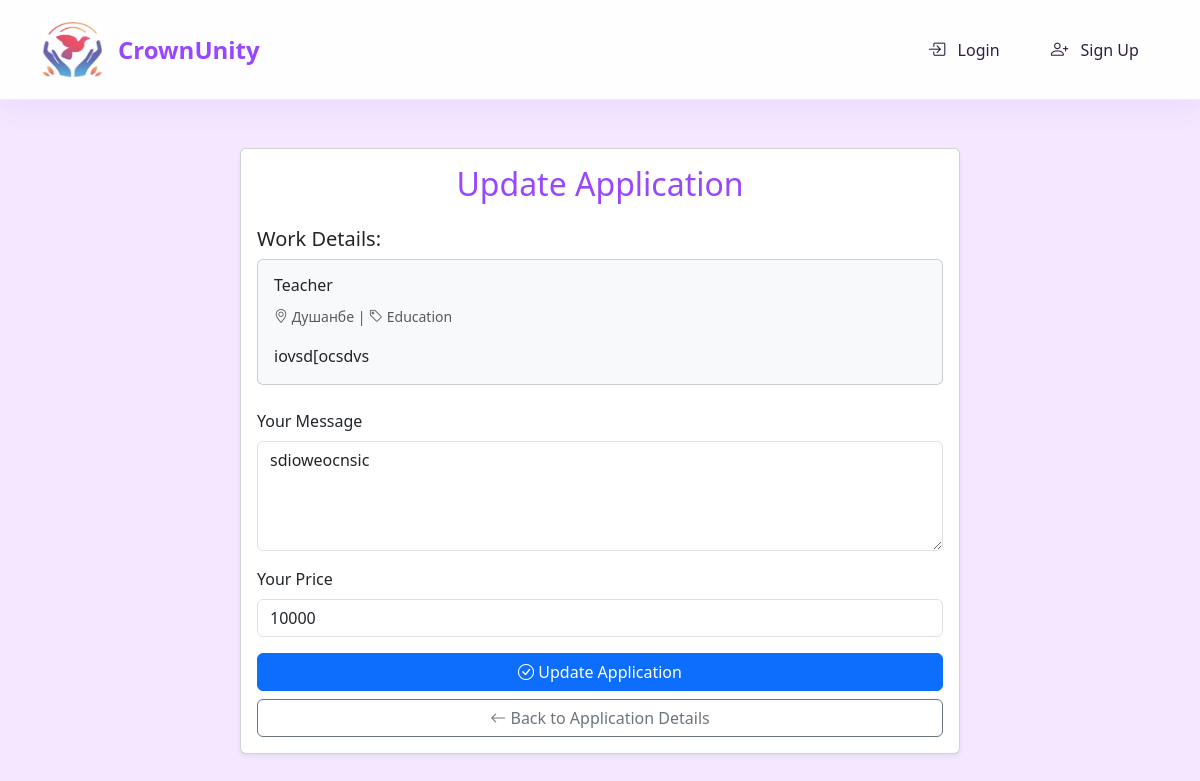
Page /application_update/1/ on the committed database.
### gender/models.py (models this page shows, shortened)
class Application(models.Model):
    work = models.ForeignKey(Work, on_delete=models.CASCADE)
    user = models.ForeignKey(User, on_delete=models.CASCADE)
    message = models.TextField()
    price = models.IntegerField()
    duration = models.CharField(max_length=50)
    STATUS = (
        ("HIRED", "hired"),
        ("REJECTED", "rejected"),
        ("IN PROCESS", "in process")
    )
    status = models.CharField(choices=STATUS, max_length=50)
    created_on = models.DateTimeField(auto_now=True)

class Work(models.Model):
    title = models.CharField(max_length=100)
    description = models.TextField()
    category = models.ForeignKey(Category, on_delete=models.CASCADE)
    image = models.ImageField(upload_to="static/images/work", null=True, blank=True)
    video = models.FileField(upload_to="static/videos/work", max_length=255, null=True, blank=True)
    user = models.ForeignKey(User, on_delete=models.CASCADE)
    region = models.ForeignKey(Region, on_delete=models.CASCADE)
    address = models.CharField(max_length=255)
    created_on = models.DateTimeField(auto_now=True)
    is_active = models.BooleanField(default=True)

class Region(models.Model):
    name = models.CharField(max_length=50)
    image = models.ImageField(upload_to="static/images/region", null=True, blank=True)

class Category(models.Model):
    name = models.CharField(max_length=50)
    image = models.ImageField(upload_to="static/images/category", null=True, blank=True)

### gender/views.py (the view)
# urls.py: path("application_update/<int:pk>/", application_update_view, name="application_update"),
def application_update_view(request, pk):
    application = get_object_or_404(Application, pk=pk)
    if request.method == 'POST':
        form = ApplicationForm(request.POST, instance=application)
        if form.is_valid():
            form.save()
            messages.success(request, 'Application updated successfully!')
            return redirect('application_detail', pk=pk)
    else:
        form = ApplicationForm(instance=application)
    return render(request, 'gender/application_update.html', {
        'form': form,
        'application': application
    })

### gender/forms.py
class ApplicationForm(forms.ModelForm):
    class Meta:
        model = Application
        fields = ['message', 'price', 'duration']
        widgets = {
            'message': forms.Textarea(attrs={'class': 'form-control', 'rows': 4, 'placeholder': 'Enter your message'}),
            'price': forms.NumberInput(attrs={'class': 'form-control', 'placeholder': 'Enter your price'}),
            'duration': forms.TextInput(attrs={'class': 'form-control', 'placeholder': 'Enter duration (e.g., 2 weeks)'}),
        }

### gender/templates/gender/application_update.html (shortened to what this page needs)
{% extends 'gender/base.html' %}
{% load django_bootstrap5 %}
{% block content %}
<div class="container mt-5">
    <div class="row justify-content-center">
        <div class="col-md-8">
            <div class="card shadow-sm">
                <div class="card-body">
                    <h2 class="card-title text-center mb-4" style="color: var(--primary-purple);">Update Application</h2>
                    <div class="mb-4">
                        <h5>Work Details:</h5>
                        <div class="card bg-light">
                            <div class="card-body">
                                <h6 class="card-title">{{ application.work.title }}</h6>
                                <p class="card-text">
                                    <small class="text-muted">
                                        <i class="bi bi-geo-alt"></i> {{ application.work.region.name }} |
                                        <i class="bi bi-tag"></i> {{ application.work.category.name }}
                                    </small>
                                </p>
                                <p class="card-text">{{ application.work.description|truncatewords:50 }}</p>
                            </div>
                        </div>
                    </div>
                    <form method="post" class="needs-validation" novalidate>
                        <div class="mb-3">
                            <label for="{{ form.message.id_for_label }}" class="form-label">Your Message</label>
                            {{ form.message }}
                        </div>
                        <div class="mb-3">
                            <label for="{{ form.price.id_for_label }}" class="form-label">Your Price</label>
                            {{ form.price }}
                        </div>
                        <div class="d-grid gap-2">
                            <button type="submit" class="btn btn-primary">
                                <i class="bi bi-check-circle"></i> Update Application
                            </button>
                            <a href="{% url 'application_detail' application.id %}" class="btn btn-outline-secondary">
                                <i class="bi bi-arrow-left"></i> Back to Application Details
                            </a>
                        </div>
                    </form>
                </div>
            </div>
        </div>
    </div>
</div>
{% endblock %}

### gender/templates/gender/base.html (style rules this page uses)
:root { --primary-purple: #9747FF; --secondary-purple: #B07CFF; --light-purple: #F3E8FF; --accent-pink: #FF69B4; --text-dark: #2D1F3F; }
body { font-family: 'Segoe UI', system-ui, -apple-system, sans-serif; background-color: var(--light-purple); min-height: 100vh; top: 0 !important; }

### rows in the picture
Application: work "Teacher", work.region.name "Душанбе", work.category.name "Education", work.description "iovsd[ocsdvs", message "sdioweocnsic", price "10000"
